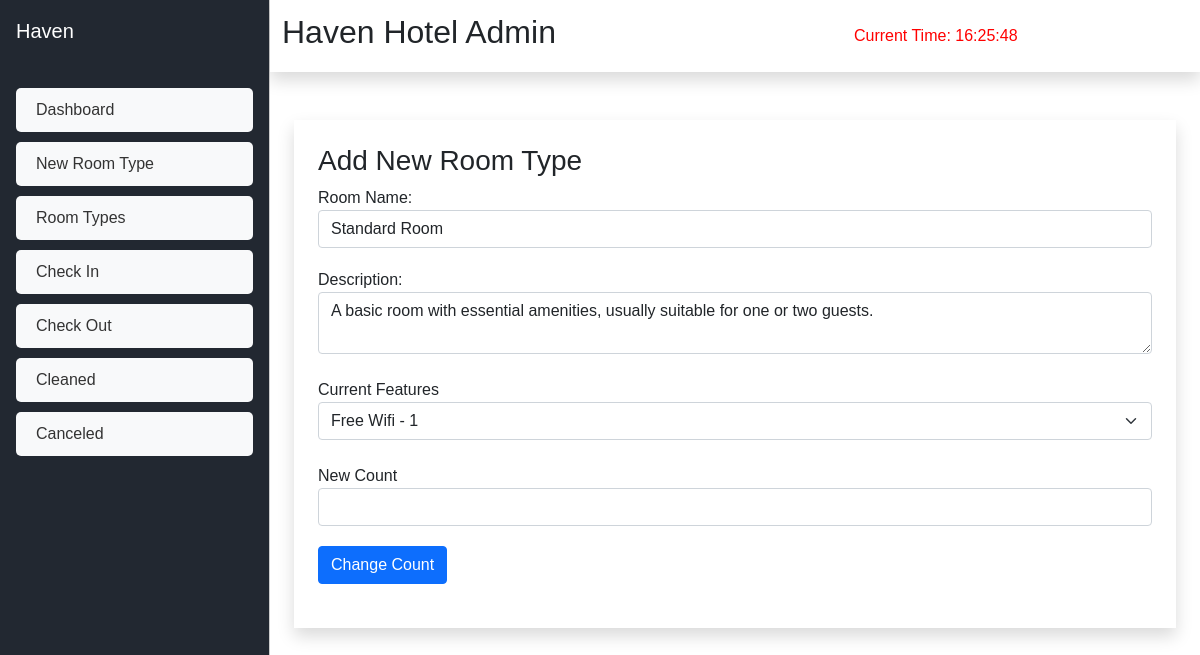
The app's page /admin/edit-count.php?id=1 with its own data.
### tables this page shows
CREATE TABLE `room_type` (
  `id` int(11) NOT NULL,
  `room_type` varchar(255) NOT NULL,
  `description` varchar(255) NOT NULL,
  `bed` int(11) NOT NULL,
  `bathroom` int(11) NOT NULL,
  `floor` int(11) NOT NULL,
  `price` double NOT NULL,
  `capacity_adult` int(11) NOT NULL,
  `capacity_children` int(11) NOT NULL,
  `max_capacity` int(11) NOT NULL,
  `rating` int(11) NOT NULL,
  `image` varchar(255) NOT NULL
);

### admin/edit-count.php (the view, shortened to what this page needs)
<?php
    require_once('../db/dbConnection.php');
    $room_type_id = $_GET['id'];
    $sql = "SELECT id, room_type, description FROM room_type WHERE id = $room_type_id";
    $query = $conn->query($sql);
    $room_type = $query->fetch_assoc();
 ?>
 <!DOCTYPE html>
 <html lang="en">
 <head>
    <link href="https://cdn.jsdelivr.net/npm/bootstrap@5.0.2/dist/css/bootstrap.min.css" rel="stylesheet">
    <link href="https://cdnjs.cloudflare.com/ajax/libs/font-awesome/5.10.0/css/all.min.css" rel="stylesheet">
</head>
 <body>
    <?php include('sidebar.php'); ?>
    <div class="main-container mt-4">
        <div class="container p-4">
            <form action="edit-count.php?id=<?php echo $room_type_id; ?>" method="POST" enctype="multipart/form-data" class="bg-white shadow p-4">
                <h3>Add New Room Type</h3>
                <label for="">Room Name:</label>
                <input type="text" style="background-color: white;" name="room-name" value="<?php echo $room_type['room_type'] ?>" placeholder="Room Name" class="form-control" readonly>
                <label for="">Description:</label>
                <textarea name="" id="" style="background-color: white;" class="form-control mb-4" readonly><?php echo $room_type['description'] ?> </textarea>
                <label for="">Current Features</label>
                <select name="feature" id="" class="form-select mb-4">
                    <?php
                        $sql = "SELECT feature.*, room_feature.count, room_feature.id as rf_id FROM room_feature INNER JOIN feature ON room_feature.feature_id = feature.id WHERE room_feature.room_type_id = '$room_type_id' ";
                        $query = $conn->query($sql);
                        while($row = $query->fetch_assoc()){
                    ?>
                            <option value="<?php echo $row['rf_id'] ?>"><?php echo $row['name'] . ' - ' . $row['count']?></option>
                    <?php
                    }
                    ?>
                </select>
                <label for="">New Count</label>
                <input type="number" value="<?php echo $row['count'] ?>" name="new-count" class="form-control">
                <input type="submit" name="edit-btn" value="Change Count" class="btn btn-primary">
            </form>
        </div>
    </div>
 </body>
 </html>

### admin/edit-count.php (style rules this page uses)
form input { margin-bottom: 20px !important; }

### admin/sidebar.php (style rules this page uses)
@media (min-width: 992px) { .main-container { margin-left: 270px !important; height: fit-content; } }

### admin/hour.php (style rules this page uses)
body { font-family: Arial, sans-serif; text-align: start; }

### records on screen
room_type: room-name "Standard Room", description "A basic room with essential amenities, usually suitable for one or two guests."

### other values on screen
form field feature "Free Wifi - 1"
